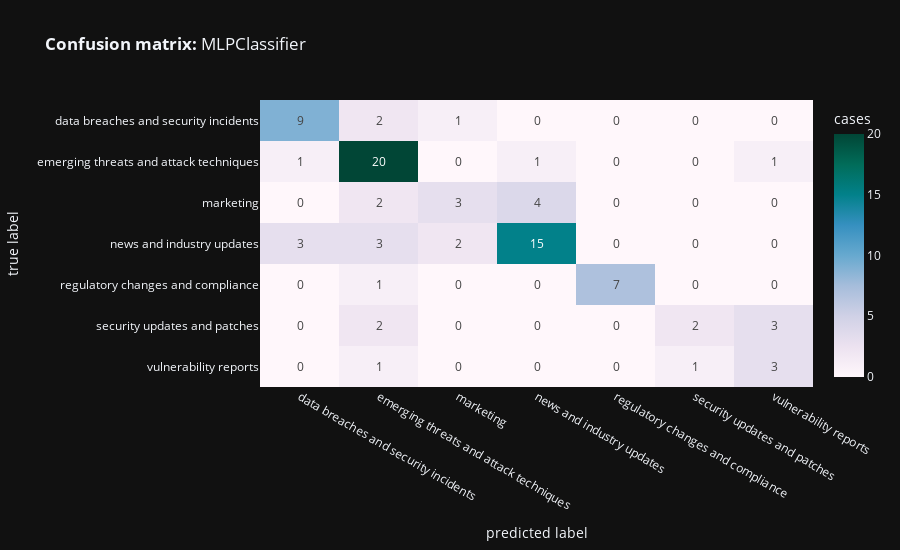
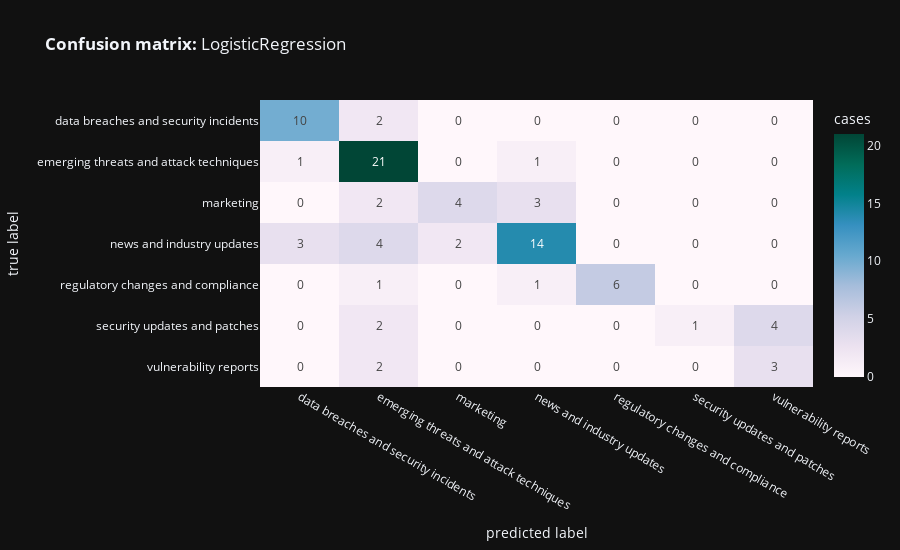

Notebook source saved alongside these figures, in order:
### Code cell
X = np.stack(sdata['embeddings'].values)
y = sdata['category'].values

# Split data for training and testing
X_train, X_test, y_train, y_test = train_test_split(
    X,
    y,
    test_size=.25,
    random_state=42,
    stratify=y
)


def embed_benchmark(clf):
    display(Markdown(clf.__class__.__name__))
    clf.fit(X_train, y_train)
    predicted = clf.predict(X_test)
    predicted_probs = clf.predict_proba(X_test)
    predicted_probs = np.divide(predicted_probs, np.sum(predicted_probs, axis=1)[:, np.newaxis])
    print(classification_report(y_test, predicted))
    loss = log_loss(y_test, predicted_probs)
    print(f"Cross-Entropy Loss / Log Loss: {loss}")

    cm = confusion_matrix(y_test, predicted)

    fig = px.imshow(
        cm, x=clf.classes_,
        y=clf.classes_, text_auto='d',
        aspect="auto",
        labels=dict(
            x="predicted label", y="true label",
            color="cases"),
        color_continuous_scale='pubugn',
        title=f'<b>Confusion matrix:</b> {clf.__class__.__name__}', height=550)

    fig.show()


classifiers = {
    MLPClassifier(random_state=42),
    LogisticRegression(random_state=42)
}

for clf in classifiers:
    embed_benchmark(clf)

### Figure 1 — Plotly figure (JSON) as saved in the notebook; plotly's stock layout.template omitted (floating-point values rounded to 4 significant figures)
{"data": [{"coloraxis": "coloraxis", "name": "0", "texttemplate": "%{z:d}", "x": ["data breaches and security incidents", "emerging threats and attack techniques", "marketing", "news and industry updates", "regulatory changes and compliance", "security updates and patches", "vulnerability reports"], "y": ["data breaches and security incidents", "emerging threats and attack techniques", "marketing", "news and industry updates", "regulatory changes and compliance", "security updates and patches", "vulnerability reports"], "z": [[9, 2, 1, 0, 0, 0, 0], [1, 20, 0, 1, 0, 0, 1], [0, 2, 3, 4, 0, 0, 0], [3, 3, 2, 15, 0, 0, 0], [0, 1, 0, 0, 7, 0, 0], [0, 2, 0, 0, 0, 2, 3], [0, 1, 0, 0, 0, 1, 3]], "type": "heatmap", "xaxis": "x", "yaxis": "y", "hovertemplate": "predicted label: %{x}<br>true label: %{y}<br>cases: %{z}<extra></extra>"}], "layout": {"xaxis": {"anchor": "y", "domain": [0.0, 1.0], "title": {"text": "predicted label"}}, "yaxis": {"anchor": "x", "domain": [0.0, 1.0], "autorange": "reversed", "title": {"text": "true label"}}, "coloraxis": {"colorbar": {"title": {"text": "cases"}}, "colorscale": [[0.0, "rgb(255,247,251)"], [0.125, "rgb(236,226,240)"], [0.25, "rgb(208,209,230)"], [0.375, "rgb(166,189,219)"], [0.5, "rgb(103,169,207)"], [0.625, "rgb(54,144,192)"], [0.75, "rgb(2,129,138)"], [0.875, "rgb(1,108,89)"], [1.0, "rgb(1,70,54)"]]}, "title": {"text": "<b>Confusion matrix:</b> MLPClassifier"}, "height": 550}}

### Figure 2 — Plotly figure (JSON) as saved in the notebook; plotly's stock layout.template omitted (floating-point values rounded to 4 significant figures)
{"data": [{"coloraxis": "coloraxis", "name": "0", "texttemplate": "%{z:d}", "x": ["data breaches and security incidents", "emerging threats and attack techniques", "marketing", "news and industry updates", "regulatory changes and compliance", "security updates and patches", "vulnerability reports"], "y": ["data breaches and security incidents", "emerging threats and attack techniques", "marketing", "news and industry updates", "regulatory changes and compliance", "security updates and patches", "vulnerability reports"], "z": [[10, 2, 0, 0, 0, 0, 0], [1, 21, 0, 1, 0, 0, 0], [0, 2, 4, 3, 0, 0, 0], [3, 4, 2, 14, 0, 0, 0], [0, 1, 0, 1, 6, 0, 0], [0, 2, 0, 0, 0, 1, 4], [0, 2, 0, 0, 0, 0, 3]], "type": "heatmap", "xaxis": "x", "yaxis": "y", "hovertemplate": "predicted label: %{x}<br>true label: %{y}<br>cases: %{z}<extra></extra>"}], "layout": {"xaxis": {"anchor": "y", "domain": [0.0, 1.0], "title": {"text": "predicted label"}}, "yaxis": {"anchor": "x", "domain": [0.0, 1.0], "autorange": "reversed", "title": {"text": "true label"}}, "coloraxis": {"colorbar": {"title": {"text": "cases"}}, "colorscale": [[0.0, "rgb(255,247,251)"], [0.125, "rgb(236,226,240)"], [0.25, "rgb(208,209,230)"], [0.375, "rgb(166,189,219)"], [0.5, "rgb(103,169,207)"], [0.625, "rgb(54,144,192)"], [0.75, "rgb(2,129,138)"], [0.875, "rgb(1,108,89)"], [1.0, "rgb(1,70,54)"]]}, "title": {"text": "<b>Confusion matrix:</b> LogisticRegression"}, "height": 550}}
